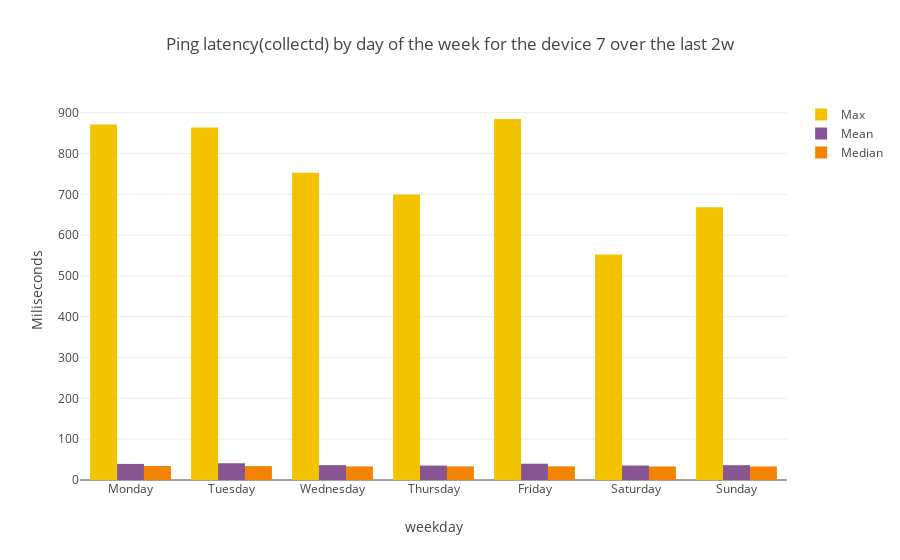

Notebook code cell kept with this figure:
### Code cell
device_number=7
subset=by_weekday_by_device_p1[by_weekday_by_device_p1["SK_PI"]==device_number]
combined_bar_plot_3traces(xvalues=subset["weekday"],
                         yvalues1=subset["max"],
                         yvalues2=subset["mean"],
                         yvalues3=subset["median"],
                         name1="Max",
                         name2="Mean",
                         name3="Median",
                         title="Ping latency(collectd) by day of the week for the device "+str(device_number)+" over the last "+time_interval,
                         xtitle="weekday",
                         stack=False)

### Figure 1 — Plotly figure (JSON) as saved in the notebook; plotly's stock layout.template omitted (floating-point values rounded to 4 significant figures)
{"data": [{"marker": {"color": "F3C300"}, "name": "Max", "type": "bar", "x": ["Monday", "Tuesday", "Wednesday", "Thursday", "Friday", "Saturday", "Sunday"], "y": [870.9, 863.6, 753.1, 699.8, 884.5, 552.3, 668.0]}, {"marker": {"color": "875692"}, "name": "Mean", "type": "bar", "x": ["Monday", "Tuesday", "Wednesday", "Thursday", "Friday", "Saturday", "Sunday"], "y": [39.43, 41.04, 36.46, 35.31, 39.91, 35.47, 36.26]}, {"marker": {"color": "F38400"}, "name": "Median", "type": "bar", "x": ["Monday", "Tuesday", "Wednesday", "Thursday", "Friday", "Saturday", "Sunday"], "y": [34.23, 34.05, 33.36, 33.31, 33.58, 33.08, 33.22]}], "layout": {"title": "Ping latency(collectd) by day of the week for the device 7 over the last 2w", "xaxis": {"title": "weekday"}, "yaxis": {"title": "Miliseconds"}}}
